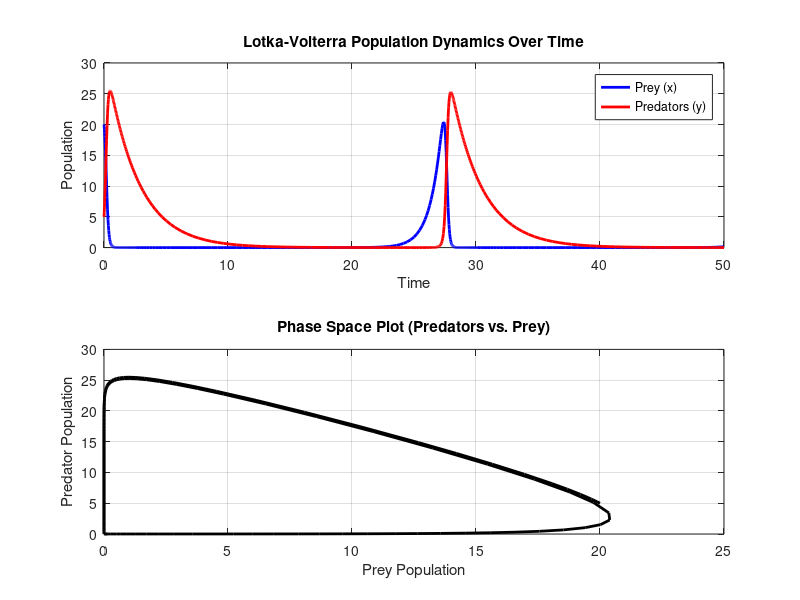

Reproduce this figure in MATLAB.
function [t, prey, predators] = lotka_volterra_model(params, plot_results)
%LOTKA_VOLTERRA_MODEL Simulates the Lotka-Volterra predator-prey dynamics
%
%   [t, prey, predators] = lotka_volterra_model()
%       Uses default parameters and plots results
%
%   [t, prey, predators] = lotka_volterra_model(params)
%       Uses custom parameters specified in struct:
%           params.alpha - prey growth rate (default: 1.1)
%           params.beta  - predation rate (default: 0.4)
%           params.delta - predator growth rate per prey eaten (default: 0.4)
%           params.gamma - predator death rate (default: 0.4)
%           params.x0    - initial prey population (default: 20)
%           params.y0    - initial predator population (default: 5)
%           params.tspan - time span [t0, tf] (default: [0, 50])
%
%   [t, prey, predators] = lotka_volterra_model(params, plot_results)
%       Set plot_results = false to suppress plotting
%
%   Model:
%       dx/dt = alpha*x - beta*x*y   (prey)
%       dy/dt = delta*x*y - gamma*y  (predator)
%
%   Example:
%       [t, prey, pred] = lotka_volterra_model();
%       params.alpha = 1.5; params.beta = 0.5;
%       [t, prey, pred] = lotka_volterra_model(params, true);

    % Default parameters
    if nargin < 1 || isempty(params)
        params = struct();
    end
    if nargin < 2
        plot_results = true;
    end
    
    % Set defaults for missing fields
    if ~isfield(params, 'alpha'), params.alpha = 1.1;      end
    if ~isfield(params, 'beta'),  params.beta = 0.4;       end
    if ~isfield(params, 'delta'), params.delta = 0.4;      end
    if ~isfield(params, 'gamma'), params.gamma = 0.4;      end
    if ~isfield(params, 'x0'),    params.x0 = 20;          end
    if ~isfield(params, 'y0'),    params.y0 = 5;           end
    if ~isfield(params, 'tspan'), params.tspan = [0 50];   end
    
    % Extract parameters
    alpha = params.alpha;
    beta = params.beta;
    delta = params.delta;
    gamma = params.gamma;
    P0 = [params.x0; params.y0];
    tspan = params.tspan;
    
    % Define Lotka-Volterra ODE system
    lv_ode = @(t, P) [alpha*P(1) - beta*P(1)*P(2);      % dx/dt (prey)
                      delta*P(1)*P(2) - gamma*P(2)];    % dy/dt (predator)
    
    % Solve using ODE45
    [t, P] = ode45(lv_ode, tspan, P0);
    
    % Extract populations
    prey = P(:, 1);
    predators = P(:, 2);
    
    % Plot results
    if plot_results
        figure;
        
        % Plot population dynamics over time
        subplot(2,1,1);
        plot(t, prey, 'b-', 'LineWidth', 2);
        hold on;
        plot(t, predators, 'r-', 'LineWidth', 2);
        xlabel('Time');
        ylabel('Population');
        legend('Prey (x)', 'Predators (y)');
        title('Lotka-Volterra Population Dynamics Over Time');
        grid on;
        
        % Plot the phase space (predators vs. prey)
        subplot(2,1,2);
        plot(prey, predators, 'k-', 'LineWidth', 2);
        xlabel('Prey Population');
        ylabel('Predator Population');
        title('Phase Space Plot (Predators vs. Prey)');
        grid on;
        
        % Display parameters
        fprintf('Lotka-Volterra Parameters:\n');
        fprintf('  Prey growth rate (alpha) = %.4f\n', alpha);
        fprintf('  Predation rate (beta) = %.4f\n', beta);
        fprintf('  Predator growth rate (delta) = %.4f\n', delta);
        fprintf('  Predator death rate (gamma) = %.4f\n', gamma);
        fprintf('  Initial prey (x0) = %.4f\n', params.x0);
        fprintf('  Initial predators (y0) = %.4f\n', params.y0);
    end
end
